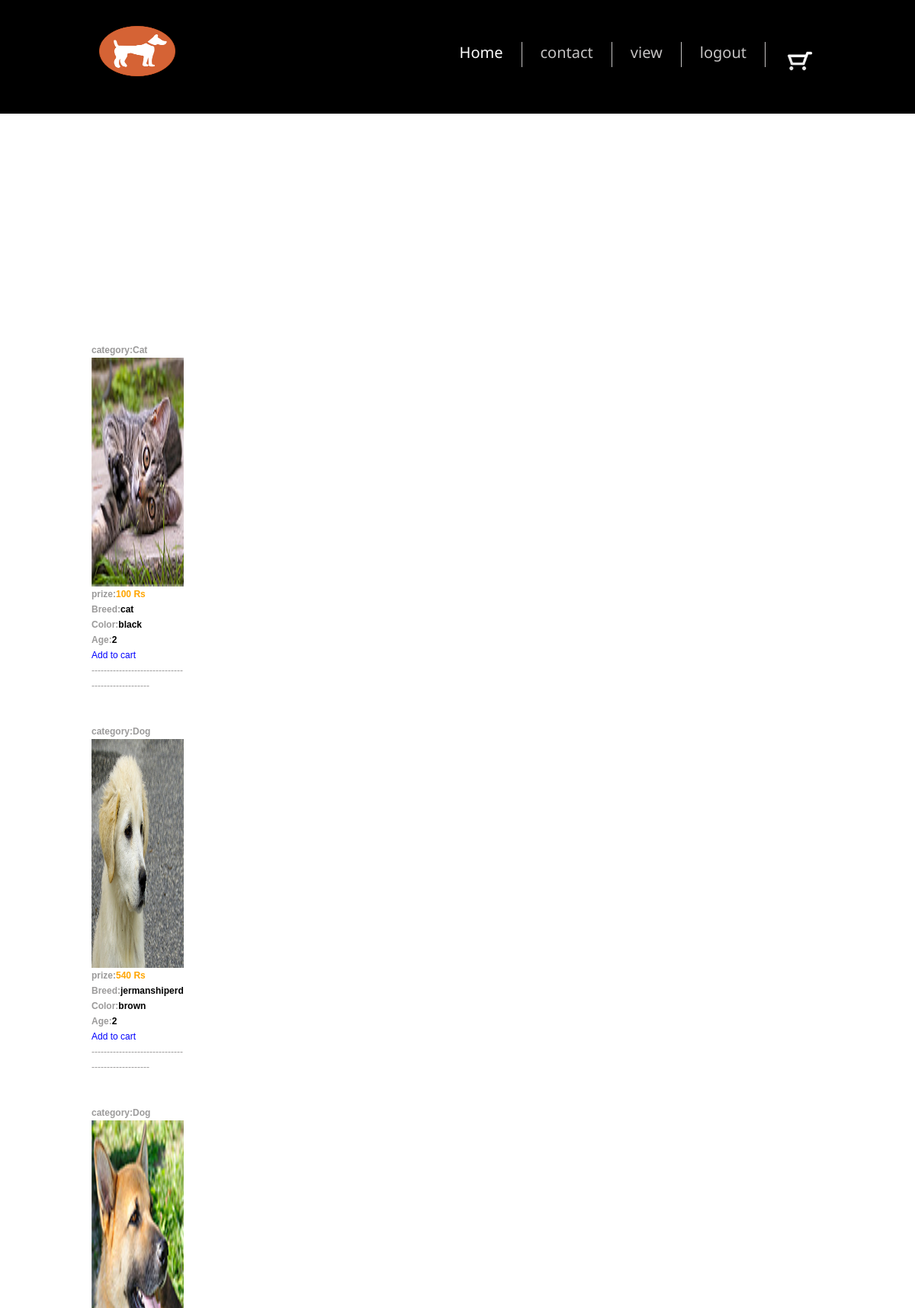
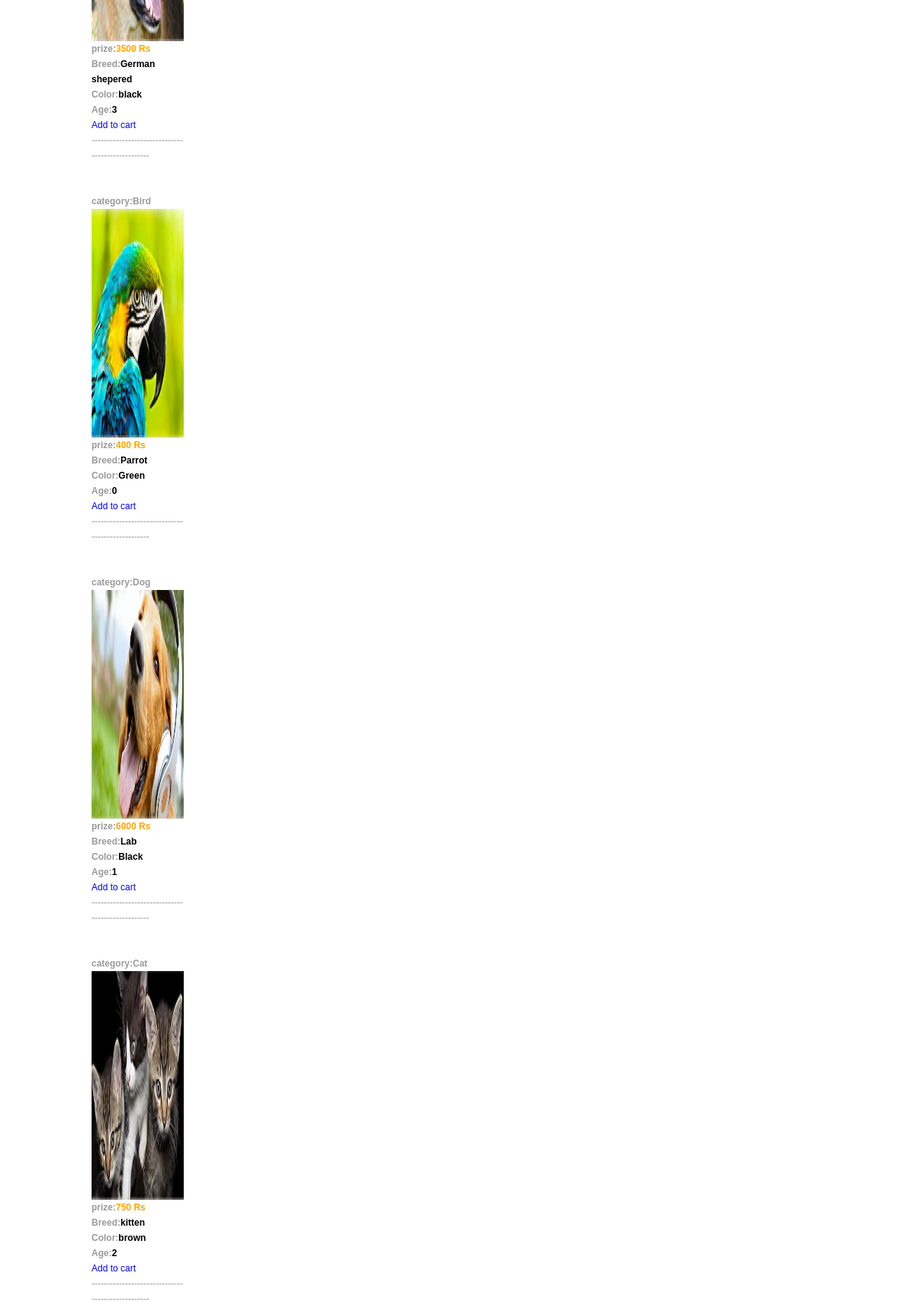
The page /view.php (upper part) on the database its author committed (2 pictures, top to bottom).
### tables this page shows
CREATE TABLE IF NOT EXISTS `reg1` (
  `id` int(30) NOT NULL AUTO_INCREMENT,
  `Breed` varchar(30) NOT NULL,
  `color` varchar(30) NOT NULL,
  `Age` int(30) NOT NULL,
  `price` int(30) NOT NULL,
  `photo` varchar(6000) NOT NULL,
  `category` varchar(20) NOT NULL,
  `status` int(10) NOT NULL,
  PRIMARY KEY (`id`)
);

### view.php (the view, shortened to what this page needs)
<!DOCTYPE html>
<html lang="en">
<head>
<link rel="stylesheet" href="css/style.css">
<link rel="stylesheet" href="css/form.css">
</head>
<body>
<header>
  <div class="container_12">
    <div class="grid_12">
        <h1><a href="userhome.php"><img src="images/puppy-available.png" alt="" width="100" height="66"></a> </h1>
      <div class="menu_block">
        <nav>
          <ul class="sf-menu">
            <li class="current"><a href="userhome.php">Home</a></li>
            <li><a href="aboutus.php">contact</a></li>
            <li><a href="view.php">view </a></li>
            <li><a href="logout.php">logout</a></li>
            <li><a href="details1.php?"><img src="images/cart.png" alt="" width="42" height="42"></a></li>
          </ul>
        </nav>
      </div>
    </div>
  </div>
</header>
<div class="content pt1">
  <div class="container_12">
   <div class="container">
	<div class="row">
<div style="border:1px black">
				<div class="ui-block">
				<div class="ui-block-title">
                                        <table>
                                            <ol>
            <?php
            $sql=mysql_query("select * from reg1");
            while($ar=mysql_fetch_array($sql))
            {
              $b=$ar['Breed'];
              $j=$ar['color'];
              $c=$ar['id'];
              $g=$ar['Age'];
             $h=$ar['photo'];
            $i=$ar['price'];
             $ah=$ar['category'];
              ?>
           <br>
           </ol>
                                            <tr> <td><br></br><b>category:<?php echo $ah;?></b></td></tr>
               <tr><td width="100"><img src="upload/<?php echo $h; ?>"width="300" height="300"/></td></tr>
          <tr><td><strong>prize:<FONT COLOR="ORANGE" size="4"><?php echo $i;?> Rs</FONT></strong></td></tr>
           <tr><td><strong>Breed:<FONT COLOR="black" size="4"><?php echo $b;?> </FONT></strong></td></tr>
            <tr><td><strong>Color:<FONT COLOR="black" size="4"><?php echo $j;?> </FONT></strong></td></tr>
          <tr><td><strong>Age:<FONT COLOR="black" size="4"><?php echo $g;?> </FONT></strong></td></tr>
        <td><a href="cart.php?id=<?php echo $c;?>"><font size="6" color="blue" align="center">Add to cart</font></a> </td>
          <tr><td>-------------------------------------------------</td></tr>
               <?php
            }
            ?>
                                        </table>
                                </div>
  </div>
</div>
              </div>
      </div>
  </div>
</div>
</body>
</html>

### css/style.css (style rules this page uses)
html { width: 100%; }
* { -webkit-text-size-adjust: none; }
body { font: 12px/20px Arial, Helvetica, sans-serif; color:#9b9a9a; position:relative; min-width:960px; background: #e3e3e3; }
h1, h2, h3, h4, h5, h6 { font-weight: normal; font-family: 'Paprika', cursive;; color: #fff; }
img { max-width: 100%; }
ul { padding: 0; margin: 0; list-style: none; }
a { text-decoration: none; color: inherit; outline: none; transition: 0.5s ease; -o-transition: 0.5s ease; -webkit-transition: 0.5s ease; }
header { display: block; padding-top: 34px; position: relative; z-index: 999; background: #000; padding-bottom: 48px; }
header h1 { float: none; position: relative; z-index: 999; }
header h1 a { display: block; overflow: hidden; margin: 0 auto; width: 130px; float: left; height: 66px; text-indent: -999px; transition: 0s ease; -o-transition: 0s ease; -webkit-transition: 0s ease; }
header h1 a img { display: block; }
.content { background: #fff; padding-bottom: 95px; }

### css/grid.css (style rules this page uses)
body { min-width: 960px; }
.container_12 { margin-left: auto; margin-right: auto; width: 960px; }
.grid_1, .grid_2, .grid_3, .grid_4, .grid_5, .grid_6, .grid_7, .grid_8, .grid_9, .grid_10, .grid_11, .grid_12 { display: inline; float: left; margin-left: 10px; margin-right: 10px; }
.container_12 .grid_12 { width: 940px; }
.clearfix:before, .clearfix:after, .container_12:before, .container_12:after { content: '.'; display: block; overflow: hidden; visibility: hidden; font-size: 0; line-height: 0; width: 0; height: 0; }
.clearfix:after, .container_12:after { clear: both; }
.clearfix, .container_12 { zoom: 1; }

### css/superfish.css (style rules this page uses)
.menu_block { position: relative; float: right; padding-top: 25px; }
nav>.sf-menu { text-align: center; }
nav { position:relative;padding: 0px 0 0 0; }
.sf-menu li { float:left;position:relative; }
.sf-menu>li { float: left; position: relative; }
.sf-menu>li+li { margin-left: 49px; }
.sf-menu>li+li:after { background: url(../images/menu_separator.png) 0 0 no-repeat; content: ''; display: block; position: absolute; top: 0; width: 1px; height: 33px; left: -25px; top: -4px; }
.sf-menu>li:first-child { margin-left: 0; }
.sf-menu>li:hover, .sf-menu>li.sfHover, .sf-menu>li.current { border-color: #a92c11; }
.sf-menu>li>a { font-size: 20px; font-family: 'Noto Sans', sans-serif; color: #c5c3c3; position: relative; line-height: 20px; z-index: 999; position: relative; }
.sf-menu>li.sfHover>a, .sf-menu>li.current>a, .sf-menu>li:hover>a:hover { color: #fff; }

### rows shown on the page
reg1: category "Cat", photo (picture), price "100", Breed "cat", color "black", Age "2"
reg1: category "Dog", photo (picture), price "540", Breed "jermanshiperd", color "brown", Age "2"
reg1: category "Dog", photo (picture), price "3500", Breed "German shepered", color "black", Age "3"
reg1: category "Bird", photo (picture), price "400", Breed "Parrot", color "Green", Age "0"
reg1: category "Dog", photo (picture), price "6000", Breed "Lab", color "Black", Age "1"
reg1: category "Cat", photo (picture), price "750", Breed "kitten", color "brown", Age "2"
